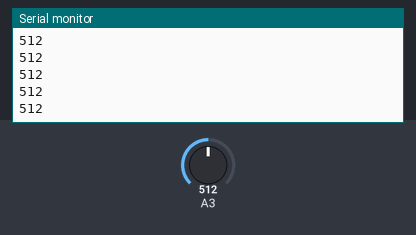
Bench run of a sketch on a simulated Arduino Uno, built with avr-gcc and run on an emulated ATmega328P. Shown: the last lines printed to the serial monitor. The test bench sets the inputs (shaded band); at power-on: A3 = 512.

Above: at 1.2 s.
1.3 s: A3 set to 610
At 1.31 s:
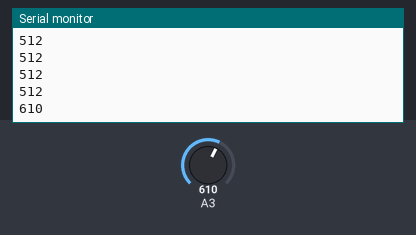
2.8 s: A3 set to 590
At 2.81 s:
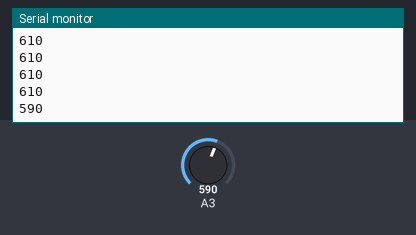
Timing chart, 0 to 5.8 s (numbered marks = the images above; inputs shaded):
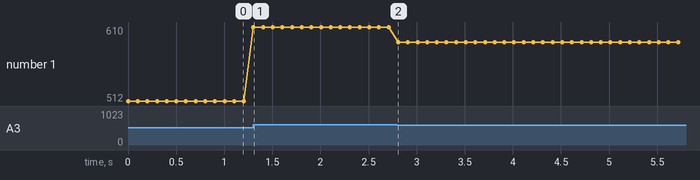

Measured:
- after the input at 1.3 s, the serial monitor: prints a new line at once (image 1)
- after the input at 2.8 s, the serial monitor: prints a new line at once (image 2)
- plotted number 1: 512 → 610 after the input at 1.3 s, 610 → 590 after the input at 2.8 s

The sketch:

MQ3.ino
```cpp
//
// MQ3: Alcohol Sensor
//
//int TIME_UNTIL_WARMUP = 900;
//unsigned long time;
int alco;
void setup() {
  Serial.begin(115200);
  pinMode(A3, INPUT);

  // warm-up MQ-3 for 15 minutes
  //time = millis()/1000;
  //while(time<=TIME_UNTIL_WARMUP);

  // warm-up MQ-3 till reading value <600
  while (analogRead(A3)>600);
}

void loop() {
  alco = analogRead(A3);
  Serial.println(alco);
  delay(100);
  }
```
